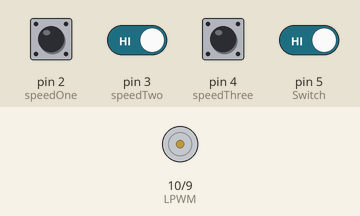
The sketch below on a simulated SparkFun Pro Micro, built with avr-gcc and run on an emulated ATmega32U4. Shown: motor-driver pin pairs drawn as motors (green arrow = first pin HIGH = forward, orange = second pin HIGH = backward, longer = more drive, scaled by the enable pin). The test bench sets the inputs (shaded band); at power-on: pin 2 (speedOne), pin 3 (speedTwo), pin 4 (speedThree), pin 5 (Switch) HIGH.

Above: at 1.2 s.
1.3 s: pin 2 (speedOne) pulled LOW for 0.15 s
At 1.37 s:
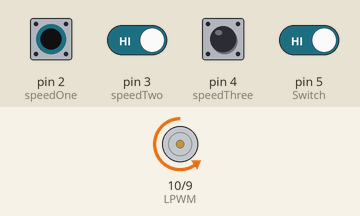
2.9 s: pin 3 (speedTwo) driven LOW and pin 5 (Switch) driven LOW
At 5.4 s:
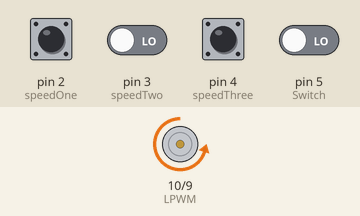
5.9 s: pin 5 (Switch) driven HIGH
At 6.3 s:
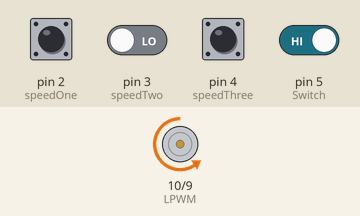
7.4 s: pin 5 (Switch) driven LOW
At 10.0 s:
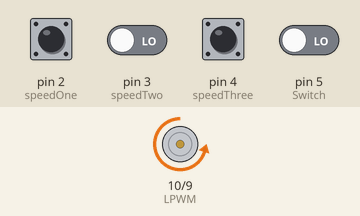
Timing chart, 0 to 11.4 s (numbered marks = the images above; inputs shaded):
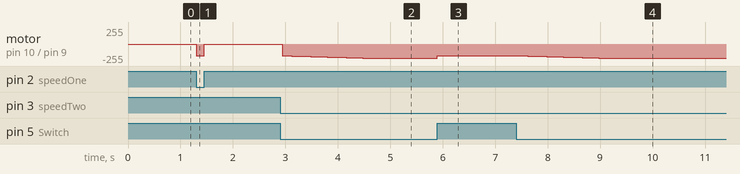

Measured:
- after the input at 1.3 s, motor on pin 10 (LPWM) / pin 9 (RPWM): stopped → backward 175/255 at once, → stopped 0.15 s later
- after the input at 2.9 s, motor on pin 10 (LPWM) / pin 9 (RPWM): moves from stopped to backward 215/255 over 1.8 s, starting after 0.05 s
- after the input at 5.9 s, motor on pin 10 (LPWM) / pin 9 (RPWM): backward 215/255 → backward 175/255 at once
- after the input at 7.4 s, motor on pin 10 (LPWM) / pin 9 (RPWM): moves from backward 175/255 to backward 215/255 over 1.8 s, starting after 0.05 s

The sketch:

Jeep_SoftStart.ino
```cpp
// =======================================================================================
//                  PowerWheels Conversion-- Jeep Wrangler
// =======================================================================================
//                            Written By: PatchBOTS
// =======================================================================================
//                     microcontroller  ---  Sparkfun Pro Micro (5v)
// --------------------------------------------------------------------------------------
//
//                                 proMicro
//                                ------------
//                                |           |
//                     +--------------------------------+
//                     |                                |
//                     | [ ]TX                   RAW[ ] |  POWER IN
//                     | [ ]RX                   GND[ ] |  GND
//              GND    | [ ]GND                  RST[ ] |
//              GND    | [ ]GND                  VCC[ ] | MotorControllers
//      Speed 1 Jumper | [ ]2                     A3[ ] |
//      Speed 2 Jumper | [ ]3~                    A2[ ] |
//      Speed 3 Jumper | [ ]4                     A1[ ] |
//          Gas Switch | [ ]5~                    A0[ ] |
//           NeoPixel  | [ ]6~                    15[ ] |
//           MCEnable  | [ ]7                     14[ ] |
//                     | [ ]8                     16[ ] |
//               RPWM  | [ ]9~                   ~10[ ] | LPWM
//                     |                                |
//                     +--------------------------------+
//
//
// ---------------------------------------------------------------------------------------
//                                   NOTES
// ---------------------------------------------------------------------------------------

//A video build log for this project can be found here:  youtube.com/PatchBOTS

//I purposely didn't break this out into function based on the response I get from people on YouTube.
//People looking to do this are usually non-coders who want to upgrade their kid's PowerWheels, so I didn't want to add any complexity where it wasn't necessary.
//I tried to be as verbose as possible with my comments, but feel free to email me with any additional questions.

//There are a couple hardware changes from the previous version:
// I elimated on of the speed modes.  Previously I had 4 speeds (12v, 16v, 20v, and 24v).  My kids are well beyond 12v, so I just eliminated that and will have 3 speeds starting around 16v.
// Since we have one less speed, we have an extra pin already wired in, so I'll use that for the gas pedal switch.  Pin 2 is the lowest speed (like before, even though it's faster now), Pin 3 for Speed 2, and Pin 4 for Speed 3, Pin 5 will be for the gas pedal switch.

// ---------------------------------------------------------------------------------------
//                                   definitions
// ---------------------------------------------------------------------------------------

#define speedOne 2  //defines Pin 2 on the Arduino for Speed1
#define speedTwo 3  //defines Pin 3 on the Arduino for Speed2
#define speedThree 4 //defines Pin 4 on the Arduino for Speed3
#define Switch  5 //defines Pin 5 on the Arduino for the digital switch at the gas pedal
#define MCEnable 7  // This gets wired to R_EN on the BTS7960 motor controller.
#define RPWM 9  // Wire this to RPWM on the BTS7960 motor controller.
#define LPWM 10 // This isn't used in the code.  It would give us a reverse function via the motor controller, which isn't really useful in this setting.


//Below are variables we will be using in the code.
int speed1 = 1; //all the speed control pins and the switch at the gas pedal work by grounding the pin (setting to 0). By setting it's inital value to 1 it keeps everything safely "off" at boot up.
int speed2 = 1;
int speed3 = 1;
int gasSwitch = 1;

int pwmWrite = 0; //default boot up speed is 0
int rampSpeed; //this will be the starting point of our "ramp ups" in Speed 2 and Speed 3


void setup() {  //this section just tells the arduino what pins will be doing what

  Serial.begin(38400);

  pinMode (speedOne, INPUT_PULLUP);
  pinMode (speedTwo, INPUT_PULLUP);
  pinMode (speedThree, INPUT_PULLUP);
  pinMode (Switch, INPUT_PULLUP);
  pinMode (MCEnable, OUTPUT);
  pinMode (RPWM, OUTPUT);
  pinMode (LPWM, OUTPUT);

  digitalWrite(MCEnable, HIGH); //enable the Microcontroller. This will need to reamin high in order to work.
}


// ---------------------------------------------------------------------------------------
//                                  MAIN PROGRAM LOOP
// ---------------------------------------------------------------------------------------

void loop() {  //THIS IS THE START OF OUR MAIN LOOP

  //**************************GET VALUES*********************************************

  speed1 = digitalRead(speedOne); //check to see if the jumper is on lowest setting
  speed2 = digitalRead(speedTwo); // check to see if the jumper is on the 2nd setting
  speed3 = digitalRead(speedThree); //check to see if the jumper is on the 3rd setting
  gasSwitch = digitalRead(Switch); //check to see if Gas Pedal is engaged

  //************************NO JUMPER PINS*****************
  if (speed1 == 1 && speed2 == 1 && speed3 == 1) { //this is just a safety measure.  If the jumper pin is not properly on any of the setting pins, the car does nothing.
    pwmWrite = 0; // you can change this value to have a default "no pin" speed.  The highest is 255 for 100% power.
    analogWrite(RPWM, pwmWrite);  //Send no pin value to Gas Pedal. We are not doing any soft start here, obviously.
  }

  //************************SPEED 1****************

  if (speed1 == 0) { // this is saying "if the jumper for speed1 is engaged, then change the PWM value to what is entered here.
    pwmWrite = 175; //this value determines the speed at the lowest setting. The number is out of 255 so in this case 175/255 is about 67%% power.  Change value as you see fit.
    analogWrite(RPWM, pwmWrite); //no soft start for 16v, just business as usual.
  }

  //************************SPEED 2 *****************

  if (speed2 == 0 ) { // this is saying "if the jumper for speed2 is engaged..."
    pwmWrite = 215; //this value determines the top PWM value at the 2nd setting. The number is out of 255 so in this case 215/255 is about 85% power. Change value as you see fit
    rampSpeed = 175; //Our goal is to ramp up to "pwmWrite."  I chose 175 as a starting point for that ramp based on the fact that I've run that value a lot without problems for the gears.
    while   (gasSwitch == 1 && speed2 ==0) { //this while loop stops everything while the gas pedal is open.
      analogWrite(RPWM, rampSpeed); //while the gas pedal is open, write our starting point to the motors.
      speed1 = digitalRead(speedOne); //check to see if the jumper is on lowest setting
      speed2 = digitalRead(speedTwo); // check to see if the jumper is on the 2nd setting
      speed3 = digitalRead(speedThree); //check to see if the jumper is on the 3rd setting
      gasSwitch = digitalRead(Switch); //check again to see to if gas pedal is pressed.
    }
    while (gasSwitch == 0 ) { //if Gas Pedal is pressed....
      if (rampSpeed < pwmWrite) { //and rampSpeed is below our top speed....
        rampSpeed++; //add 1 to ramp speed
        delay(45); //delay before running the previous two lines again.  In my bench tests, a 20ms delay equals a 1 second ramp up from 175 to 215.  40ms = 2 seconds, 60 = 3 seconds, 80 = 4 seconds and so on. This will vary, but a decent starting point.
      }
      analogWrite(RPWM, rampSpeed); //write the current value of rampSpeed (when the if statement catches up to the final "pwmWrite" speed, it will hang there until the foot is taken off the gas).
      gasSwitch = digitalRead(Switch); //check again to see to if gas pedal is pressed.
    }
  }

  //************************SPEED 3*****************

  if (speed3 == 0) { // this is saying "if the jumper for speed3 is engaged...."
    pwmWrite = 255; //this value determines the top PWM value at the this setting. The number is out of 255 so in this case 255/255 is about 100% power. Change value as you see fit
    rampSpeed = 175; //Our goal is to ramp up to "pwmWrite."  I chose 175 as a starting point for that ramp based on the fact that I've run that value a lot without problems for the gears.
    while   (gasSwitch == 1 && speed3 ==0) { //this while loop stops everything while the gas pedal is open.
      speed1 = digitalRead(speedOne); //check to see if the jumper is on lowest setting
      speed2 = digitalRead(speedTwo); // check to see if the jumper is on the 2nd setting
      speed3 = digitalRead(speedThree); //check to see if the jumper is on the 3rd setting
      analogWrite(RPWM, rampSpeed); //while the gas pedal is open, write our starting point to the motors.
      gasSwitch = digitalRead(Switch); //check again to see to if gas pedal is pressed.
    }
    while (gasSwitch == 0) { //if Gas Pedal is pressed....
      if (rampSpeed < pwmWrite) { //and rampSpeed is below our top speed....
        rampSpeed++; //add 1 to ramp speed
        delay(25); //delay before running the previous two lines again.  In my bench tests, a 10ms delay equals a 1 second ramp up from 175 to 255.  20ms = 2 seconds, 30 = 3 seconds, 40 = 4 seconds and so on. This will vary, but a decent starting point.
      }
      analogWrite(RPWM, rampSpeed); //write the current value of rampSpeed (when the if statement catches up to the final "pwmWrite" speed, it will hang there until the foot is taken off the gas).
      gasSwitch = digitalRead(Switch); //check again to see to if gas pedal is pressed.
    }

  }


}

//Use for debugging.
/*
    Serial.print("PWM Write: ");
    Serial.print(pwmWrite);
    Serial.print(", ");
    Serial.print("RampSpeed: ");
    Serial.print(rampSpeed);
    Serial.print(", ");
    Serial.println("24V");
*/
```
